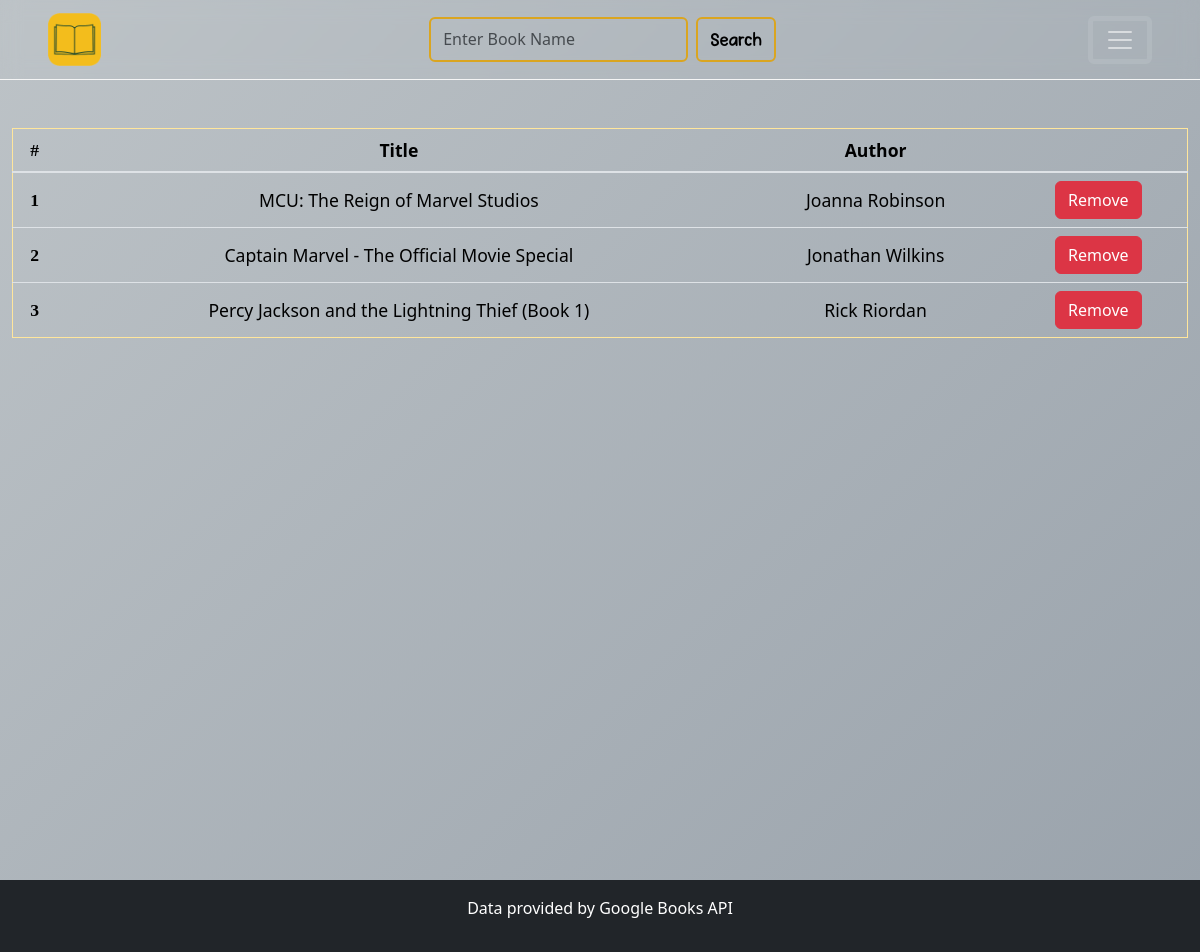
Page /mybooks (signed in) on the committed database.
### tables this page shows
CREATE TABLE books (
    id INTEGER PRIMARY KEY AUTOINCREMENT,
    title TEXT NOT NULL,
    author TEXT NOT NULL,
    genre TEXT NOT NULL,
    user_id INTEGER NOT NULL,
    isbn TEXT NOT NULL,
    image TEXT NOT NULL,
    FOREIGN KEY (user_id) REFERENCES users(user_id)
);

### app.py (the view)
@app.route('/mybooks')
@login_required
def mybooks():
    user_id = session['user_id']
    books = db.execute("SELECT * FROM books WHERE user_id = ?", user_id)
    return render_template('mybooks.html', books = books)

### app.py (called while the page is built)
@app.after_request
def after_request(response):
    response.headers["Cache-Control"] = "no-cache, no-store, must-revalidate"
    response.headers["Expires"] = 0
    response.headers["Pragma"] = "no-cache"
    return response

### helpers.py (called while the page is built)
def login_required(f):
    @wraps(f)
    def decorated_function(*args, **kwargs):
        if session.get('user_id') is None:
            return redirect('/login')
        return f(*args, **kwargs)
    return decorated_function

### templates/mybooks.html (shortened to what this page needs)
{% extends "layout.html" %}
{% block main %}
{% if books|length == 0 %}
<h1 class="position-absolute top-50 start-50 translate-middle" id="customh1">You Have No Books In Your Library</h1>
{% else %}
<table class="table table-dark table-bordered border-warning-subtle custom-table">
    <thead>
      <tr>
        <th scope="col" class="index">#</th>
        <th scope="col">Title</th>
        <th scope="col">Author</th>
        <th scope="col"></th>
      </tr>
    </thead>
    <tbody class="table-group-divider">
    {% for book in books %}
      <tr>
        <th scope="row" class="index">{{ loop.index }}</th>
        <td>{{ book.title }}</td>
        <td>{{ book.author }}</td>
        <td>
            <form action="/delete/{{ book.id }}" method="post">
                <button type="submit" class="btn btn-danger">Remove</button>
            </form>
        </td>
      </tr>
    {% endfor %}
    </tbody>
  </table>
{% endif %}
{% endblock %}

### static/styles.css (style rules this page uses)
body { background: linear-gradient(135deg, #bdc3c7 0%, #99a2ab 100%); background-repeat: no-repeat; background-size: contain; }
.custom-table { background-color: transparent; --bs-table-bg: transparent; }
.custom-table th, .custom-table td { border-right: none !important; border-left: none !important; }
.custom-table thead th { border-bottom: 2px solid var(--bs-border-color); }
.custom-table tbody td, .custom-table tbody th { border-top: 1px solid var(--bs-border-color); }
.custom-table { border: 1px solid var(--bs-border-color); background-color: transparent; --bs-table-bg: transparent; font-size: 1.1rem; }
.custom-table tbody td, .custom-table tbody th { color: #000; text-align: center; vertical-align: middle; }
.custom-table thead th { color: #000; text-align: center; vertical-align: middle; }
.index { font-family: Welcome_magic; }

### rows in the picture
books: title "MCU: The Reign of Marvel Studios", author "Joanna Robinson"
books: title "Captain Marvel - The Official Movie Special", author "Jonathan Wilkins"
books: title "Percy Jackson and the Lightning Thief (Book 1)", author "Rick Riordan"
